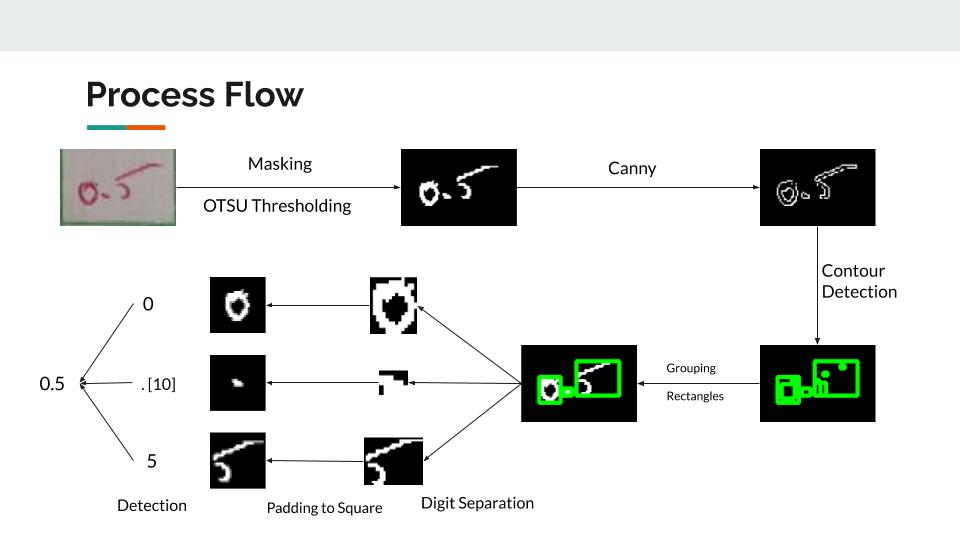
#> input picture IVP Presentation.jpg, 960 x 540 px, given in place of img509_30.5_.jpg, which was not available
$ jupyter execute --allow-errors contour_processing_main.ipynb   (text cells are left out)
#> lines starting #> are read from the running program, lines starting #| are printed output that depends on the picture; after the words box and inside, x2 and y2 are one past the last pixel; in counts of white or black regions, pixels touching at a corner belong together; pictures that were not available may be replaced by others from this repository, and a replacement may not be noted
[cell 1]
import cv2
import numpy as np
import matplotlib.pyplot as plt
import os
import sys
import timeit

[cell 2]
from keras.models import load_model
from tensorflow import keras
#> (the rest of this cell did not finish here and is left out)

[cell 3]
def display(img, n="img"):
    a = 0
#     cv2.imshow(n, img)
#     cv2.waitKey(0)
#     cv2.destroyAllWindows()

def display_(img, n="img"):
    a = 0
#     cv2.imshow(n, img)
#     cv2.waitKey(0)
#     cv2.destroyAllWindows()

def _display_(img, n="img"):
    a = 0
#     cv2.imshow(n, img)
#     cv2.waitKey(0)
#     cv2.destroyAllWindows()

[cell 4]
# [5 lines of commented-out code are left out]

[cell 5]
# pp = 1
# print(110)

[cell 6]
# [5 lines of commented-out code are left out]

[cell 7]
import random as rng
import cv2
# [41 lines left out: function thresh_callback, not called in this run]

[cell 8]
def preprocessing(im, border=10):
#     im = cv2.imread('../second/cells/'+i,0)
    _,th1 = cv2.threshold(im, 127,255, cv2.THRESH_OTSU)
#     plt.imshow(255-th1,cmap='gray');
    img = 255-th1
    h,w = img.shape
    mask = np.ones(img.shape[:2], np.uint8)*0
    mt = border
    mask[mt:h-mt, mt:w-mt] = 255
    # display(mask)
    img = cv2.bitwise_and(img,img,mask = mask)
#     display(img)
    return img

[cell 9]
def contours_(img):
    mser = cv2.MSER_create()

    #Your image path i-e receipt path
    # img = cv2.imread('svhn-data/train_answer/3.jpg')

    #Convert to gray scale
#     gray = cv2.cvtColor(img, cv2.COLOR_BGR2GRAY)

    vis = img.copy()

    #detect regions in gray scale image
    regions, _ = mser.detectRegions(gray)

    hulls = [cv2.convexHull(p.reshape(-1, 1, 2)) for p in regions]

    cv2.polylines(vis, hulls, 1, (0, 255, 0))

    display(vis)
    mask = np.zeros((img.shape[0], img.shape[1], 1), dtype=np.uint8)

    for contour in hulls:

        cv2.drawContours(mask, [contour], -1, (255, 255, 255), -1)

    #this is used to find only text regions, remaining are ignored
    text_only = cv2.bitwise_and(img, img, mask=mask)

[cell 10]
img = cv2.imread('../second/cells/img509_30.5_.jpg',0)
#> img: shape (540, 960); min 0, max 255, mean 225.9
# img = cv2.resize(img, (28,28))
# t = np.mean(img) + np.std(img)/2
t = 150
# img[img < t] = 0
# img[img > t] = 255
img = preprocessing(img)
#> in preprocessing, `_,th1 = cv2.threshold(im, 127,255, cv2.THRESH_OTSU)`:
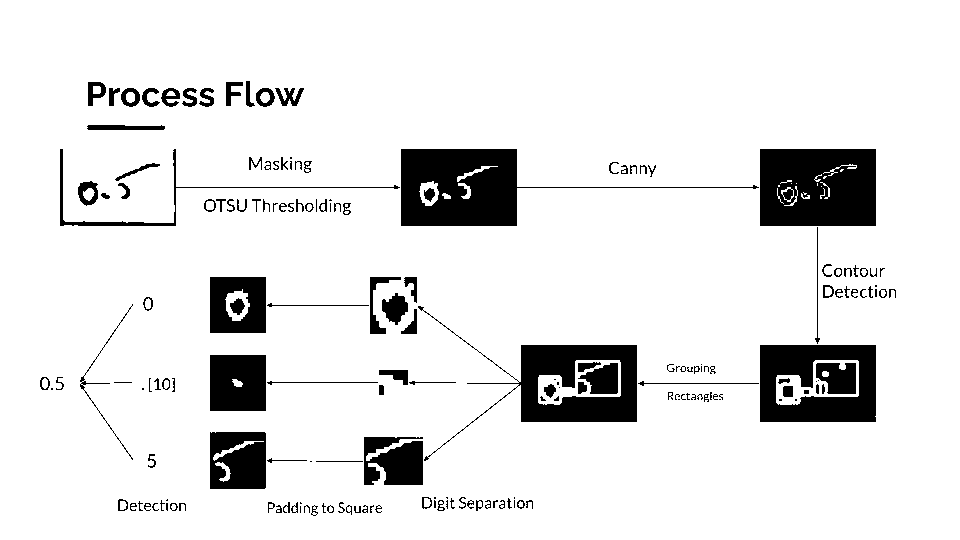
#> th1: shape (540, 960); 89.7% white; 184 black regions (56 under 20 px), largest, box (x1, y1, x2, y2) and area: (760, 149, 876, 226) 8579, (401, 149, 759, 226) 8541, (418, 306, 637, 461) 6729
vis = cv2.Canny(img,1,0)
#> vis: shape (540, 960); 2.5% white in thin lines or dots, all inside (x1, y1, x2, y2) = (39, 80, 897, 517)
display(img)
display(vis)
mser = cv2.MSER_create()
regions = mser.detectRegions(vis)
hulls = [cv2.convexHull(p.reshape(-1, 1, 2)) for p in regions[0]]
#> hulls = 64 contours, 8 with area under 20; largest, box (x1, y1, x2, y2) and area: (753, 149, 875, 225) 8812, (759, 342, 875, 421) 8757, (398, 149, 517, 225) 8699, (760, 149, 876, 226) 4370, (760, 345, 876, 422) 4370
mser = cv2.MSER_create()
regions, _ = mser.detectRegions(vis)
#> regions = 64 items
print(len(regions))
#| 64
for p in regions:
    xmax, ymax = np.amax(p, axis=0)
    xmin, ymin = np.amin(p, axis=0)
    cv2.rectangle(vis, (xmin,ymax), (xmax,ymin), (150), 1)
#> this loop made 64 passes
#> (xmax, ymax, xmin, ymin) on passes 1 to 12: (133, 101, 126, 92), (138, 105, 121, 88), (406, 383, 379, 370), (399, 332, 369, 277), (367, 305, 272, 305), (585, 392, 578, 382), (554, 396, 544, 385), (619, 403, 538, 360), (268, 101, 260, 92), (273, 105, 256, 88), (241, 104, 226, 82), (212, 105, 200, 88)
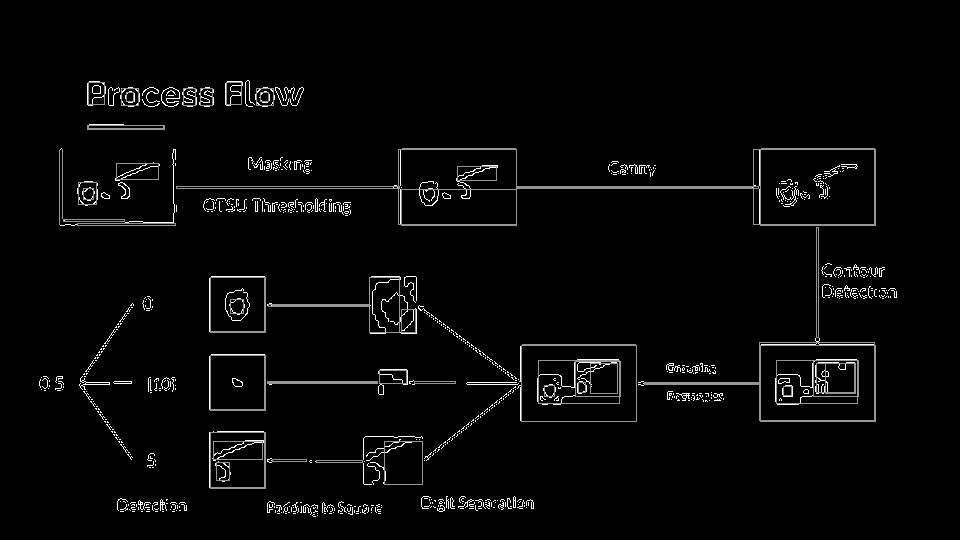
#> vis: shape (540, 960); min 0, max 255, mean 7
#     display(vis)

display(vis)
# vis = cv2.resize(vis, (28,28))
# display(vis)
cv2.polylines(vis, hulls, 10, (125))
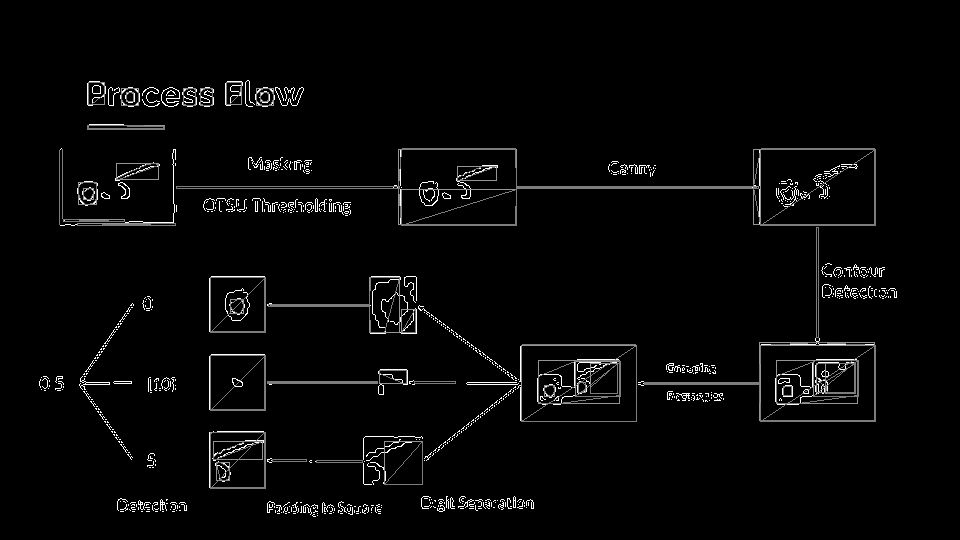
#> vis: shape (540, 960); 1.79% of pixels changed, all inside (x1, y1, x2, y2) = (59, 82, 876, 489)
cv2.imwrite('/tmp/tmp1.png', vis)
display(vis)

[cell 11]
#opencv
canny_output = cv2.Canny(img,1,0)
contours, hierarchy = cv2.findContours(canny_output, cv2.RETR_TREE, cv2.CHAIN_APPROX_SIMPLE)
#> contours = 862 contours, 763 with area under 20; largest, box (x1, y1, x2, y2) and area: (176, 148, 876, 226) 18368, (638, 227, 876, 422) 9183, (752, 148, 876, 226) 8946, (758, 341, 876, 422) 8938, (397, 148, 518, 226) 8936
# Draw contours
drawing = np.zeros((canny_output.shape[0], canny_output.shape[1], 3), dtype=np.uint8)
for i in range(len(contours)):
    color = (rng.randint(0,256), rng.randint(0,256), rng.randint(0,256))
    cv2.drawContours(drawing, contours, i, color, 2, cv2.LINE_8, hierarchy, 0)
#> this loop made 862 passes
#> color on passes 1 to 3: (197, 215, 20), (132, 248, 207), (155, 244, 183)
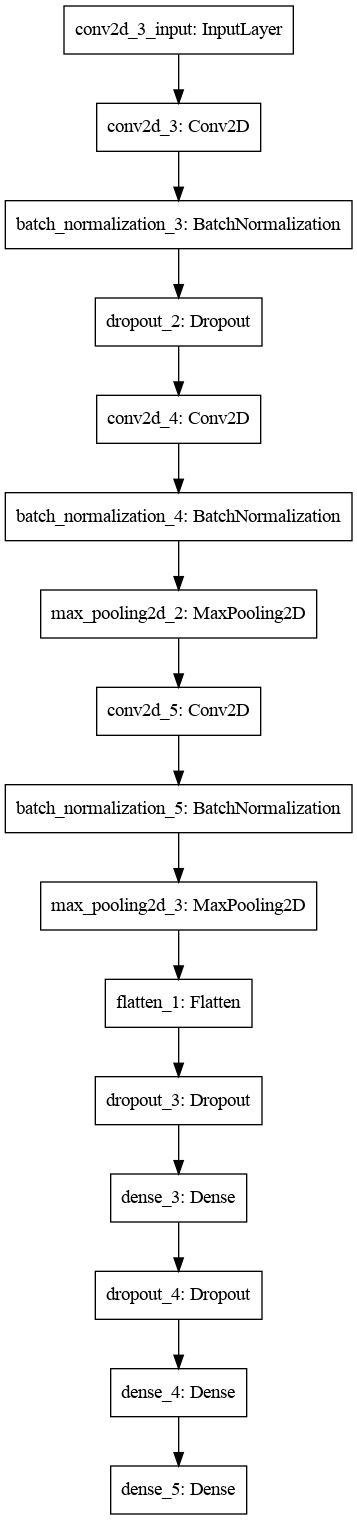
#> input picture model_summay.png, 357 x 1520 px, given in place of h, which was not available
#> further down, im is the input picture: shape (1520, 357); min 0, max 255, mean 243.7

[cell 12]
def preprocess_and_get_counters(img):
    #opencv
    #finding rectangles
#     img = cv2.imread('../second/cells/img967_0_.jpg',0)
#     img = cv2.imread('../second/cells/img967_0_.jpg',0)
    h,w = img.shape
    r = h/w
#     print(h,w,r)
    if h > 72 and w > 72:
        s = h//72
        scale_percent = 100//s
        width = int(img.shape[1] * scale_percent / 100)
        height = int(img.shape[0] * scale_percent / 100)
        dim = (width, height)
        img = cv2.resize(img, dim, interpolation = cv2.INTER_AREA)
        print(width,height,100//s)
    img = preprocessing(img, border=12)
    #upto_masking and otsu


    canny_output = cv2.Canny(img,1,0)
    display(img)
    display(canny_output)
    contours, hierarchy = cv2.findContours(canny_output, cv2.RETR_TREE, cv2.CHAIN_APPROX_SIMPLE)
    # Draw contours
    drawing = np.zeros((canny_output.shape[0], canny_output.shape[1], 3), dtype=np.uint8)
    rec = []
    print("##########")
    for contour in contours:
        (x,y,w,h) = cv2.boundingRect(contour)
        rec.append((x,y,w,h))
#         print(x,y,w,h)
        print("Contour Area:",cv2.contourArea(contour))
        cv2.rectangle(drawing, (x,y), (x+w,y+h), (0,255,0), 2)

    print("##########")
    display(drawing)

    return contours,img

[cell 13]
def get_rectangles_from_contours(contours,img):
    rects = []
    for contour in contours:
        (x,y,w,h) = cv2.boundingRect(contour)
        x1=x
        y1=y
        x2=x+w
        y2=y+h
        rects.append((x1,y1,x2,y2))
#     print(rects)
    rects.sort(key=lambda x: x[0])
#     print(rects)
    drawing = cv2.cvtColor(img, cv2.COLOR_GRAY2BGR)
    for r in rects:
        (x,y,x2,y2) = r
    #     rec.append((x,y,w,h))
#         print(x2-x,y2-y)
        cv2.rectangle(drawing, (x,y), (x2,y2), (0,255,0), 2)
        display(drawing)
    return rects

[cell 14]
def group_together(rects,img):
    p = 0
    grouped = []
    l = len(rects)
    i  = 0
#     print(l)
    while i != len(rects)-1:

        (x1,y1,x2,y2) = rects[i]
#         print("checking for:",rects[i], ":", i)
        (p1,q1,p2,q2) = rects[i+1]
#         if x1 <= p1 <= x2 and y1 <= q1 <= y2:
        if x1 <= p1 <= x2:# and y1 <= q1 <= y2:
#             print('yes')
            xx1 = min(x1,p1)
            yy1 = min(y1,q1)
            xx2 = max(x2,p2)
            yy2 = max(y2,q2)
#             print("previous:",rects[i])
            rects[i] = (xx1,yy1,xx2,yy2)
#             print("new:",rects[i])
#             print("deleting:",rects[i+1])
            rects.pop(i+1)
        else:
            i = i+1
#         print("O ")
    display(img)
    drawing = cv2.cvtColor(img, cv2.COLOR_GRAY2BGR)
    for r in rects:
        (x,y,x2,y2) = r
    #     rec.append((x,y,w,h))
#         print(x2-x,y2-y)
        cv2.rectangle(drawing, (x,y), (x2,y2), (0,255,0), 2)
        display(drawing)
    return rects
# group_together(rects)

[cell 15]
# [47 lines left out: function pad_to_square, not called in this run]
# display(img)
# imgs = pad_to_square(rects)

#> (a cell that did not finish here is left out)

#> (a cell that did not finish here is left out)

#> (a cell that did not finish here is left out)

[cell 19]
def predict_cell(img,label):
    #opencv
    #finding rectangles

#     blockPrint()

    counter = 0
    con, img = preprocess_and_get_counters(img)

    #sorting rectangles
    rectangles = get_rectangles_from_contours(con,img)

    #merging rectangles
    rectangles = group_together(rectangles,img)

    #padding to make square of size 28x28
    imgs = pad_to_square(rectangles,img)

    #convertion
    imgs_list = imgs
    imgs = np.array(imgs)
    imgs = np.reshape(imgs,(imgs.shape[0] ,28,28,1))
    # print(imgs[0].shape)

    #prediction
    preds = model.predict(imgs)

#     enablePrint()

    #seeing preds
    prediction = ''
    for i in range(len(preds)):
        m = preds[i].argmax()
#         print(m)
        if m != 10:
            prediction += str(m)
        else:
            prediction += '.'
        display_(imgs_list[i], str(preds[i].argmax()))

    print(">>>>>>>>>>>>>>>>>>>>>>>>>>>>>>>>>>>>>>>>>>")

    p = prediction
    try:
        while prediction[-1] == '.':
            prediction = prediction[:-1]
        while prediction[0] == '.':
            prediction = prediction[1:]
        p = int(prediction)
        label = int(label)
    except:
        p = prediction
        label = str(label)

    if p == label:
        counter += 1
        print("Correct Predicton for: ", "[",label, "]")
    else:
        print("Failed Predicton for: ", label, "[",prediction, "]")

    print(">>>>>>>>>>>>>>>>>>>>>>>>>>>>>>>>>>>>>>>>>>")

    return counter

[cell 20]
pp = 0
path = "../second/cells/"
f = os.listdir(path)
total = len(f)
hits = 0
ex_time = []
tic_ = timeit.default_timer()
#> (the rest of this cell did not finish here and is left out)

[cell 21]
print("Accuracy:",hits/total)

#> (a cell that did not finish here is left out)

[cell 23]
pp = 1

[cell 24]
import timeit

[cell 25]
f = "hadtest.jpeg"
path = "../"
total = len(f)
hits = 0
#> (the rest of this cell did not finish here and is left out)

#| 14 60 4
#> in preprocess_and_get_counters, `contours, hierarchy = cv2.findContours(canny_output, cv2.RETR_TREE, cv..`: contours = []
#> in group_together, `l = len(rects)`: l = 0
#> the loop in group_together, `while i != len(rects)-1: ` made 1 pass
#> after the loop in group_together, `while i != len(rects)-1:`: rects = []
print("Accuracy:", hits/total)

[cell 26]
cv2.waitKey(0)
cv2.destroyAllWindows()

[cell 27]
#opencv
canny_output = cv2.Canny(img,1,0)
contours, hierarchy = cv2.findContours(canny_output, cv2.RETR_TREE, cv2.CHAIN_APPROX_SIMPLE)
# Draw contours
drawing = np.zeros((canny_output.shape[0], canny_output.shape[1], 3), dtype=np.uint8)
for i in range(len(contours)):
    color = (rng.randint(0,256), rng.randint(0,256), rng.randint(0,256))
    cv2.drawContours(drawing, contours, i, color, 2, cv2.LINE_8, hierarchy, 0)
#> this loop made 862 passes
#> color on passes 1 to 3: (209, 186, 54), (44, 231, 67), (49, 7, 197)

[cell 28]
#opencv
canny_output = cv2.Canny(img,1,0)
contours, hierarchy = cv2.findContours(canny_output, cv2.RETR_TREE, cv2.CHAIN_APPROX_SIMPLE)
# Draw contours
drawing = np.zeros((canny_output.shape[0], canny_output.shape[1], 3), dtype=np.uint8)
for i in range(len(contours)):
    color = (rng.randint(0,256), rng.randint(0,256), rng.randint(0,256))
    cv2.drawContours(drawing, contours, i, color, 2, cv2.LINE_8, hierarchy, 0)
#> this loop made 862 passes
#> color on passes 1 to 3: (53, 53, 43), (40, 4, 92), (130, 234, 74)
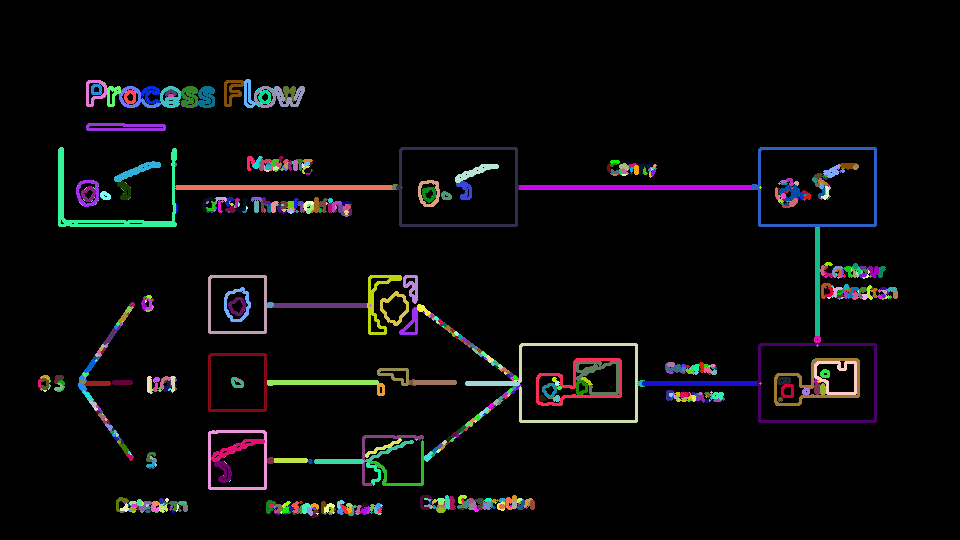
#> drawing: shape (540, 960, 3); mean of channels 0, 1, 2 10.3, 9.4, 10; drawn as B, G, R

[cell 29]
#opencv
canny_output = cv2.Canny(img,1,0)
contours, hierarchy = cv2.findContours(canny_output, cv2.RETR_TREE, cv2.CHAIN_APPROX_SIMPLE)
# Draw contours
drawing = np.zeros((canny_output.shape[0], canny_output.shape[1], 3), dtype=np.uint8)
for i in range(len(contours)):
    color = (rng.randint(0,256), rng.randint(0,256), rng.randint(0,256))
    cv2.drawContours(drawing, contours, i, color, 2, cv2.LINE_8, hierarchy, 0)
#> this loop made 862 passes
#> color on passes 1 to 3: (44, 94, 35), (15, 222, 63), (174, 165, 58)
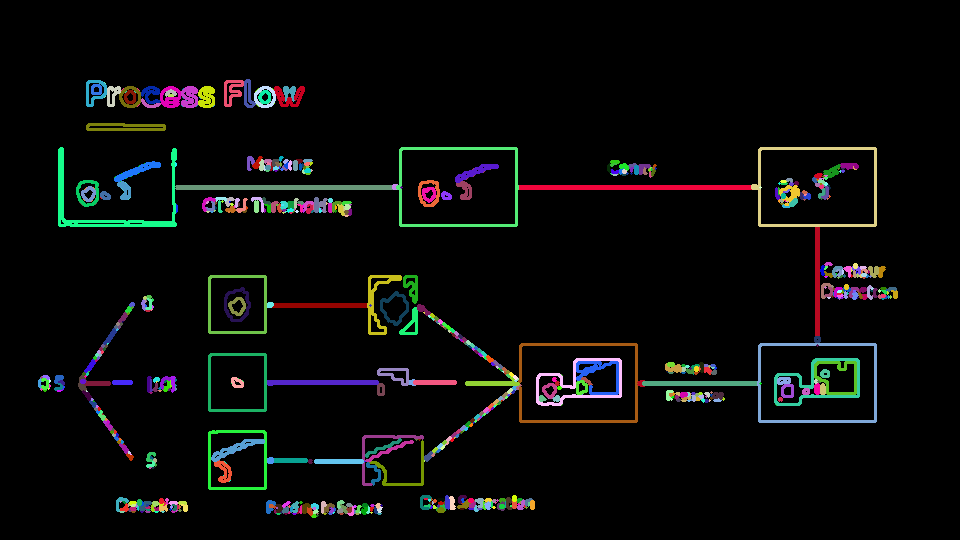
#> drawing: shape (540, 960, 3); mean of channels 0, 1, 2 9.6, 10.5, 9.7; drawn as B, G, R

[cell 30]
#opencv
canny_output = cv2.Canny(img,1,0)
contours, hierarchy = cv2.findContours(canny_output, cv2.RETR_TREE, cv2.CHAIN_APPROX_SIMPLE)
# Draw contours
drawing = np.zeros((canny_output.shape[0], canny_output.shape[1], 3), dtype=np.uint8)
for i in range(len(contours)):
    color = (rng.randint(0,256), rng.randint(0,256), rng.randint(0,256))
    cv2.drawContours(drawing, contours, i, color, 2, cv2.LINE_8, hierarchy, 0)
#> this loop made 862 passes
#> color on passes 1 to 3: (250, 129, 184), (6, 58, 120), (238, 222, 239)
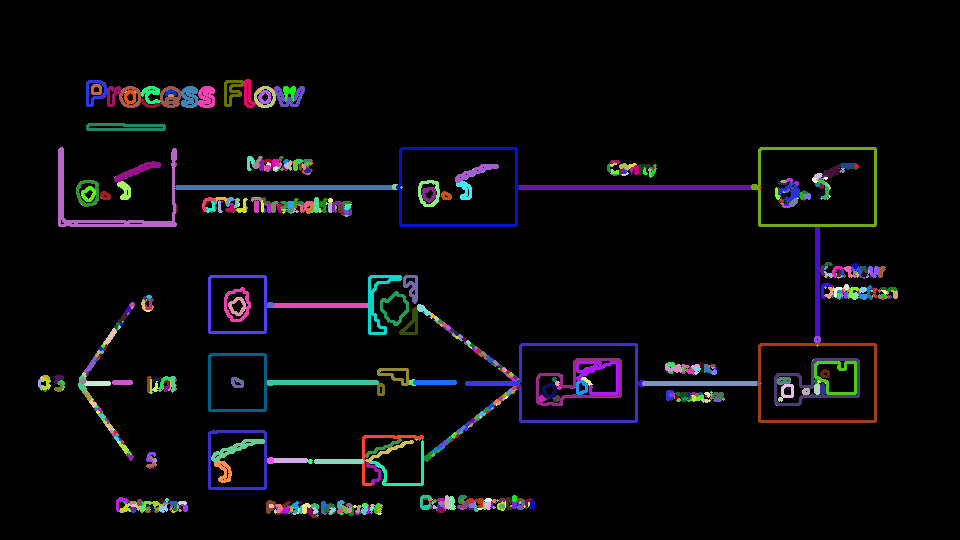
#> drawing: shape (540, 960, 3); mean of channels 0, 1, 2 10.7, 8.6, 8.9; drawn as B, G, R

[cell 31]
ret, thresh = cv2.threshold(img, 127, 255, 0)
im2, contours = cv2.findContours(thresh, cv2.RETR_TREE, cv2.CHAIN_APPROX_SIMPLE)
#> im2 = 294 contours, 176 with area under 20; largest, box (x1, y1, x2, y2) and area: (418, 306, 637, 461) 8805, (401, 149, 759, 226) 8750, (760, 149, 876, 226) 8740, (760, 345, 876, 422) 8739, (210, 432, 266, 489) 3077; contours = 294 rows, first 6: [1, -1, -1, -1], [2, 0, -1, -1], [4, 1, 3, -1], [-1, -1, -1, 2], [5, 2, -1, -1], [7, 4, 6, -1]
con_img = img.copy()
#> (the rest of this cell did not finish here and is left out)

[cell 32]
# kernel = cv2.getStructuringElement(cv2.MORPH_RECT, (20, 1))
# connected = cv2.morphologyEx(img, cv2.MORPH_CLOSE, kernel)
# display(connected)
# find all the contours
contours, hierarchy,=cv2.findContours(img.copy(),cv2.RETR_EXTERNAL, cv2.CHAIN_APPROX_NONE)
#> contours = 163 contours, 96 with area under 20; largest, box (x1, y1, x2, y2) and area: (418, 306, 637, 461) 8805, (401, 149, 759, 226) 8750, (760, 149, 876, 226) 8740, (760, 345, 876, 422) 8739, (210, 432, 266, 489) 3077
#Segment the text lines
counter=0
array_of_texts=[]
for idx in range(len(contours)):
    x, y, w, h = cv2.boundingRect(contours[idx])
    cropped_image = img[x-10:x+w+10,y: y+h ]
#     str_store = re.sub(r'([^\s\w]|_)+', '', image_to_string(cropped_image))
#     array_of_texts.append(str_store)
#     counter+=1
    print(cropped_image.shape)
    display(cropped_image)
#> this loop made 163 passes
#> (x, y, w, h) on passes 1 to 3: (354, 506, 7, 7), (300, 506, 1, 7), (375, 505, 7, 8)
#| (27, 7)
#| (21, 7)
#| (27, 8)
#| (24, 8)
#| (26, 8)
#| (26, 10)
#| (27, 8)
#| (27, 11)
#> (further printed lines are left out)
#> cropped_image: shape (29, 26); every value is 0

print(array_of_texts)

[cell 33]
im = cv2.imread('../second/cells/img1109_8.5_.jpg',0)
preprocessing(im)
#> call 3 of preprocessing, with border = 10
#> in preprocessing (call 3), `_,th1 = cv2.threshold(im, 127,255, cv2.THRESH_OTSU)`: th1: shape (1520, 357); 95.4% white; black in thin lines or dots
#> in preprocessing (call 3), `img = 255-th1`: img: shape (1520, 357); 4.6% white in thin lines or dots
#> in preprocessing (call 3), `img = cv2.bitwise_and(img,img,mask = mask)`:
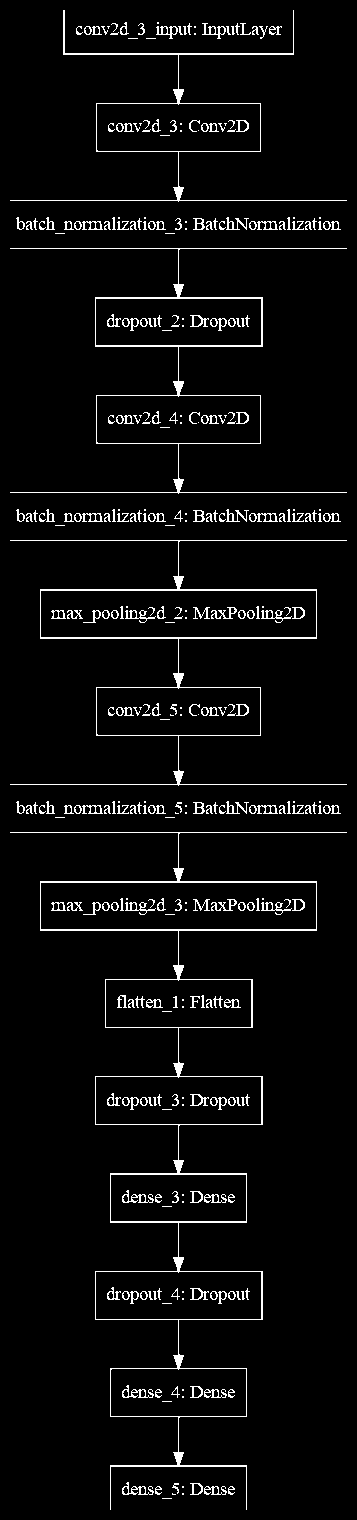
#> img: shape (1520, 357); 4.3% white in thin lines or dots
